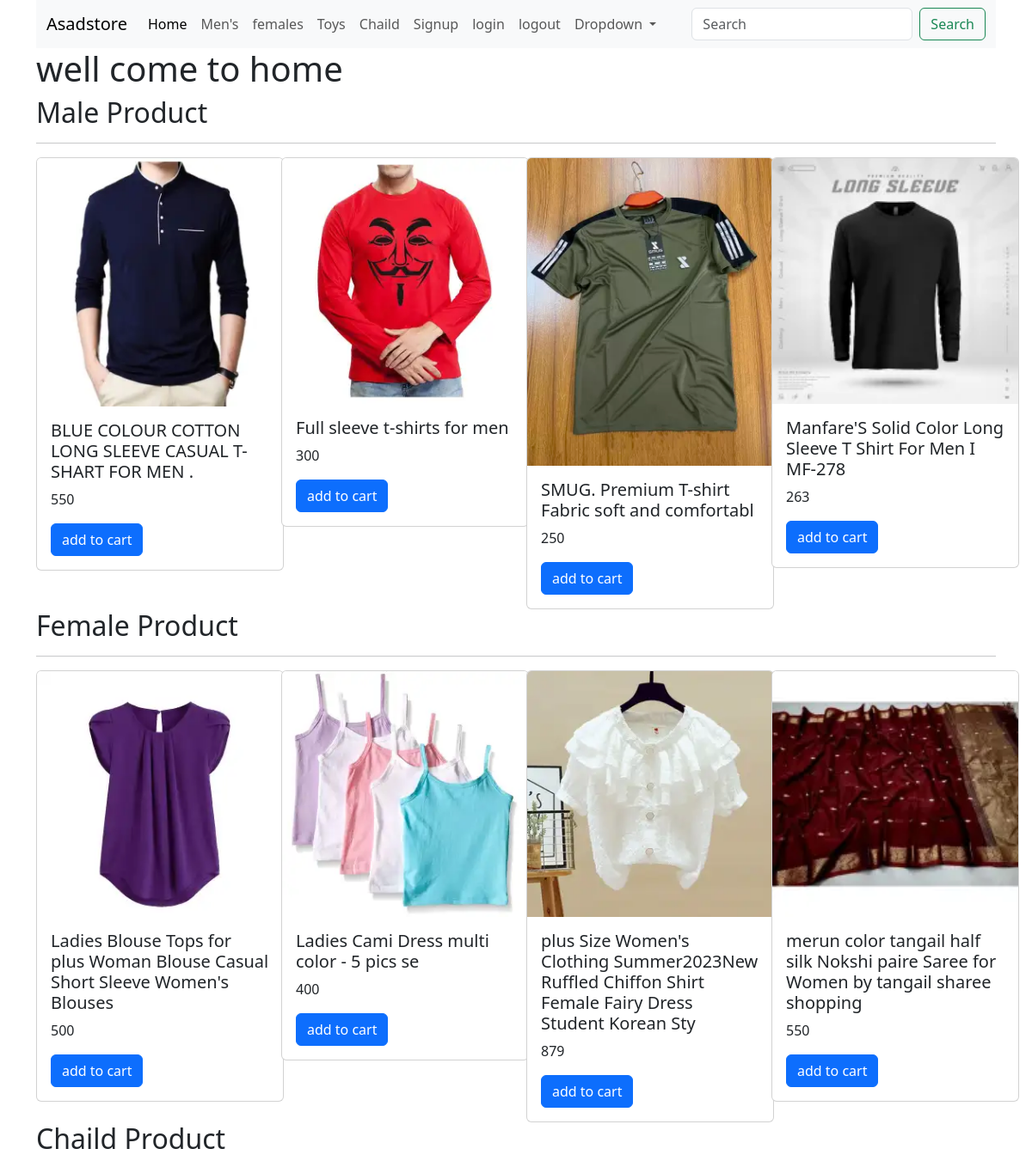
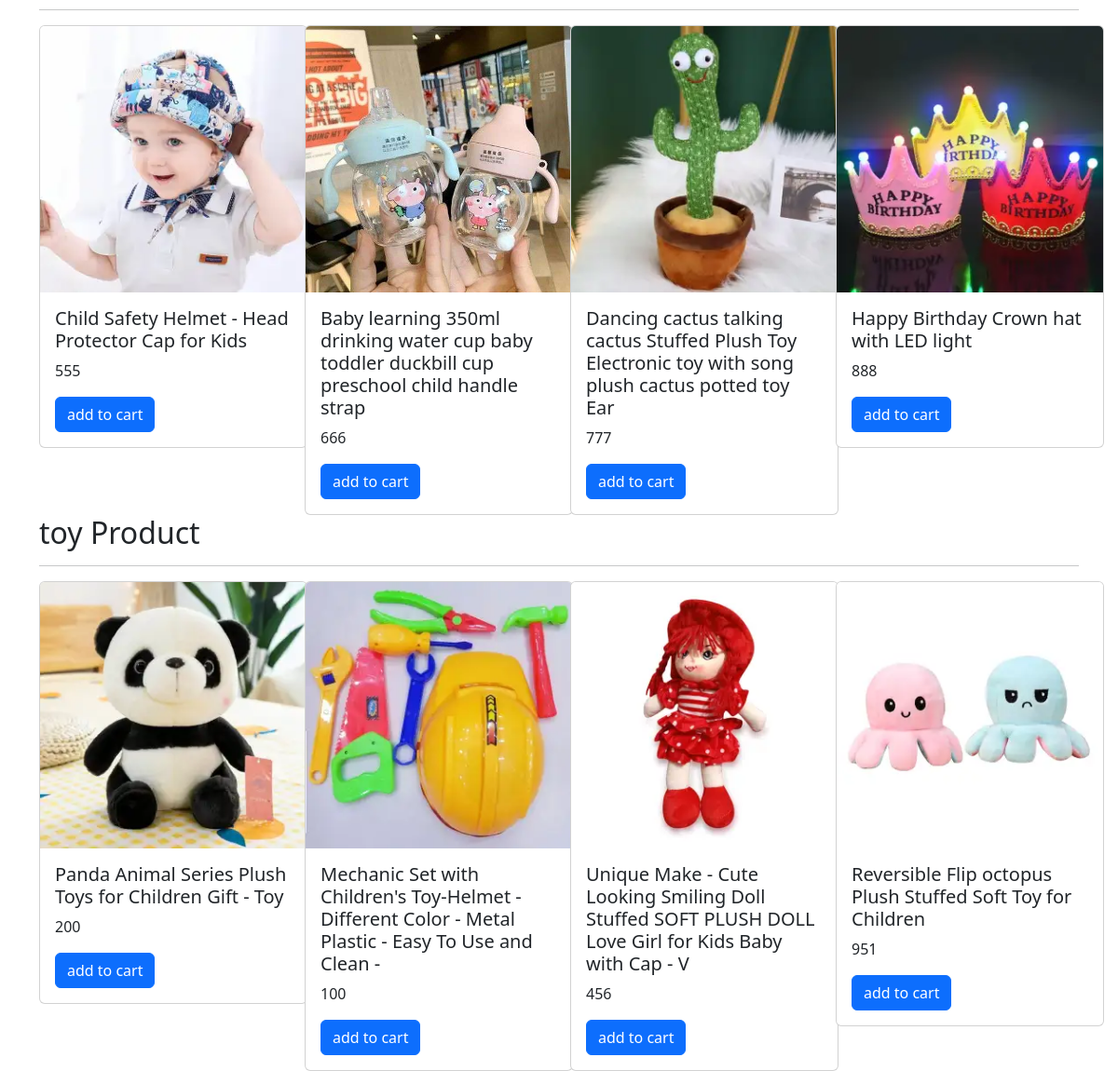
The page / on the database its author committed (2 pictures, top to bottom).
### appstore/models.py (models this page shows, shortened)
class Product(models.Model):
    name=models.CharField(max_length=100)
    description=HTMLField()
    image=models.ImageField(upload_to="image",null=True)
    type=models.ForeignKey( Catagory, on_delete=models.CASCADE,)
    price=models.IntegerField()

### appstore/views.py (the view)
# urls.py: path('',views.home,name="home"),
def home(request):
    maleitem=Product.objects.filter(type__name="Male")[0:4]
    femaleitem=Product.objects.filter(type__name="Female")[0:4]
    child=Product.objects.filter(type__name="Chaild")[0:4]
    toy=Product.objects.filter(type__name="Toy")[0:4]
    contex={
        'productM':maleitem,
        'productF':femaleitem,
        'productC':child,
        'productT':toy,
    }
    return render(request,"home.html",contex)

### appstore/templates/home.html (shortened to what this page needs)
{% extends "base.html" %}
{% load static %}
{% block content %}
<section>
    <h1>well come to home</h1>
    <div>
        <a class='nav-link' href="{% url "mens" %}"><h2>Male Product</h2></a><hr>
        <div class="d-flex row">
          {% for p in productM %}
            {% include "includes/cards.html" %}
          {% endfor %}
        </div>
    </div>
    <div>
     <a class='nav-link' href="{% url "females" %}"><h2>Female Product</h2></a><hr>
      <div>
        <div class="d-flex row">
          {% for p in productF %}
            {% include "includes/cards.html" %}
          {% endfor %}
        </div>
      </div>
      <div>
        <a class='nav-link' href="{% url "chaild" %}"><h2>Chaild Product</h2></a><hr>
        <div>
          <div class="d-flex row">
            {% for p in productC %}
              {% include "includes/cards.html" %}
            {% endfor %}
          </div>
        </div>
      <div>
        <a class='nav-link' href="{% url "toy" %}"><h2>toy Product</h2></a><hr>
        <div>
          <div class="d-flex row">
            {% for p in productT %}
              {% include "includes/cards.html" %}
            {% endfor %}
          </div>
        </div>
    </div>
</section>
{% endblock content %}

### appstore/templates/base.html (shortened to what this page needs)
{% load static %}
<!doctype html>
<html lang="en">
  <head>
    <link href="https://cdn.jsdelivr.net/npm/bootstrap@5.3.2/dist/css/bootstrap.min.css" rel="stylesheet">
  </head>
  <body>
    <header class="container">
       {% include "includes/navber.html" %}
    </header>
    <main class="container">
        {% block content %}
        {% endblock content %}
    </main>
  </body>
</html>

### appstore/templates/includes/navber.html (shortened to what this page needs)
<nav class="navbar navbar-expand-lg bg-body-tertiary">
    <div class="container-fluid">
      <a class="navbar-brand" href="{% url "home" %}">Asadstore</a>
      <div class="collapse navbar-collapse" id="navbarSupportedContent">
        <ul class="navbar-nav me-auto mb-2 mb-lg-0">
          <li class="nav-item">
            <a class="nav-link active" aria-current="page" href="{% url "home" %}">Home</a>
          </li>
          <li class="nav-item">
            <a class="nav-link" href="{% url "mens" %}">Men's</a>
          </li>
          <li class="nav-item">
            <a class="nav-link" href="{% url "females" %}">females</a>
          </li>
          <li class="nav-item">
            <a class="nav-link" href="{% url "toy" %}">Toys</a>
          </li>
          <li class="nav-item">
            <a class="nav-link" href="{% url "chaild" %}">Chaild</a>
          </li>
          <li class="nav-item">
            <a class="nav-link" href="{% url "signup" %}">Signup</a>
          </li>
          <li class="nav-item">
            <a class="nav-link" href="{% url "login" %}">login</a>
          </li>
          <li class="nav-item">
            <a class="nav-link" href="{% url "logout" %}">logout</a>
          </li>
          <li class="nav-item dropdown">
            <a class="nav-link dropdown-toggle" href="#" role="button" data-bs-toggle="dropdown" aria-expanded="false">
              Dropdown
            </a>
          </li>
        </ul>
        <form class="d-flex" role="search">
          <input class="form-control me-2" type="search" placeholder="Search" aria-label="Search">
          <button class="btn btn-outline-success" type="submit">Search</button>
        </form>
      </div>
    </div>
  </nav>

### appstore/templates/includes/cards.html
<div class="col-3 ">
    <div class="card" style="width: 18rem;">
        <a href="{% url "details" p.id %}"><img src="{{p.image.url}}" class="card-img-top" alt="..."></a>
        <div class="card-body">
          <a class='nav-link active ' href="{% url "details" p.id %}"><h5 class="card-title"> {{p.name}} </h5></a>
          <p class="card-text"> {{p.price}} </p>
          <a href="#" class="btn btn-primary">add to cart</a>
        </div>
      </div>
</div>

### rows shown on the page
Product: image (picture), name "BLUE COLOUR COTTON LONG SLEEVE CASUAL T-SHART FOR MEN .", price "550"
Product: image (picture), name "Full sleeve t-shirts for men", price "300"
Product: image (picture), name "SMUG. Premium T-shirt Fabric soft and comfortabl", price "250"
Product: image (picture), name "Manfare'S Solid Color Long Sleeve T Shirt For Men I MF-278", price "263"
Product: image (picture), name "Ladies Blouse Tops for plus Woman Blouse Casual Short Sleeve Women's Blouses", price "500"
Product: image (picture), name "Ladies Cami Dress multi color - 5 pics se", price "400"
Product: image (picture), name "plus Size Women's Clothing Summer2023New Ruffled Chiffon Shirt Female Fairy Dress Student Korean Sty", price "879"
Product: image (picture), name "merun color tangail half silk Nokshi paire Saree for Women by tangail sharee shopping", price "550"
Product: image (picture), name "Child Safety Helmet - Head Protector Cap for Kids", price "555"
Product: image (picture), name "Baby learning 350ml drinking water cup baby toddler duckbill cup preschool child handle strap", price "666"
Product: image (picture), name "Dancing cactus talking cactus Stuffed Plush Toy Electronic toy with song plush cactus potted toy Ear", price "777"
Product: image (picture), name "Happy Birthday Crown hat with LED light", price "888"
Product: image (picture), name "Panda Animal Series Plush Toys for Children Gift - Toy", price "200"
Product: image (picture), name "Mechanic Set with Children's Toy-Helmet - Different Color - Metal Plastic - Easy To Use and Clean -", price "100"
Product: image (picture), name "Unique Make - Cute Looking Smiling Doll Stuffed SOFT PLUSH DOLL Love Girl for Kids Baby with Cap - V", price "456"
Product: image (picture), name "Reversible Flip octopus Plush Stuffed Soft Toy for Children", price "951"
